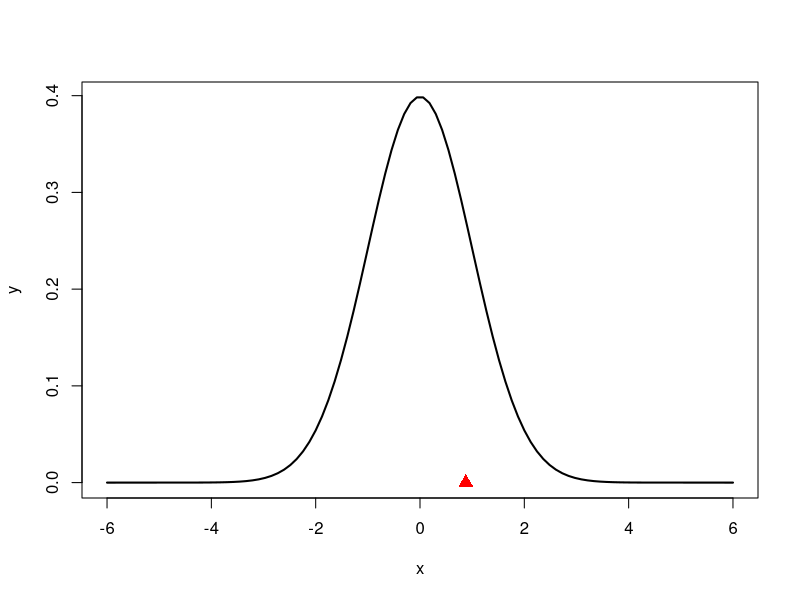

R code for this plot: (Note: this script raises an error after producing the figure.)
#Page 418
data<-c(0.021,0.019,0.023,0.020)
mean_exp<-mean(data)
mean<-0.02
sd<-sd(data)
n<-length(data)
df<-n-1
alpha<-0.01
t<-print((mean_exp-mean)/(sd/sqrt(n)))
t_a1<-print(qt(alpha/2,df))
t_a2<-print(-t_a1)

x=seq(-6,6,length=100)
y=dnorm(x,mean=0,sd=1)
plot(x,y,type="l",lwd=2,col="black")

x=seq(-6,t_a1,length=100)
y=dnorm(x,mean=0,sd=1)
polygon(c(-6,x,t_a1),c(0,y,0),col="gray")

x=seq(t_a2,6,length=100)
y=dnorm(x,mean=0,sd=1)
polygon(c(t_a2,x,6),c(0,y,0),col="gray")

points(t,0,pch=17,col="red",cex=1.5)

if(t_alpha>t){
  print("REJECT NULL HYPOTHESIS")
}else{
  print("ACCEPT NULL HYPOTHESIS")
}
